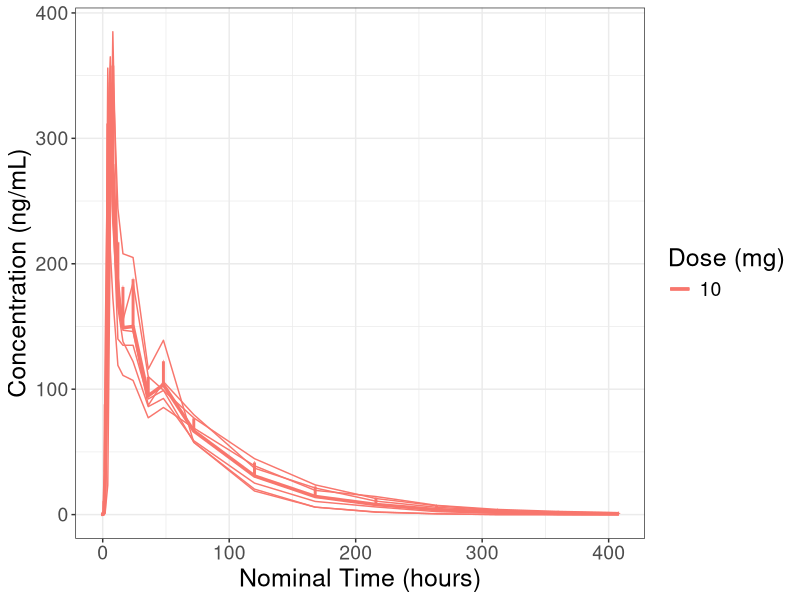
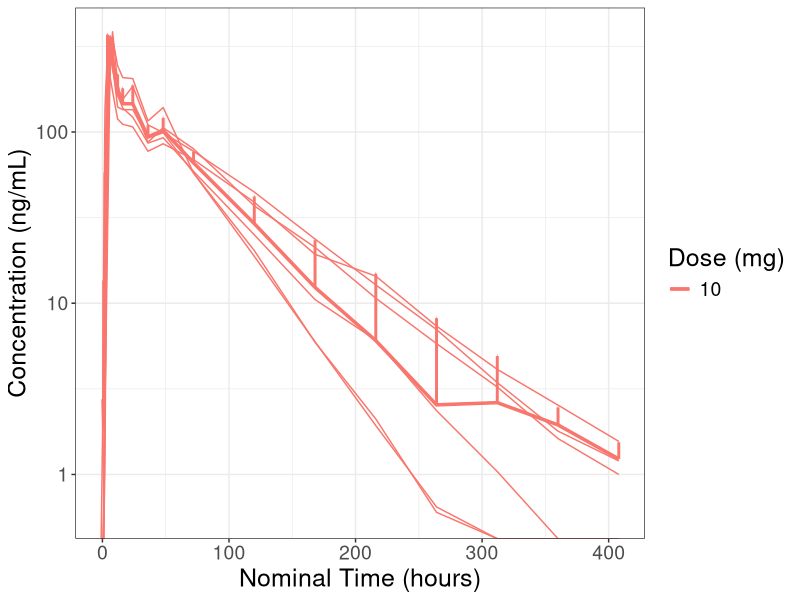
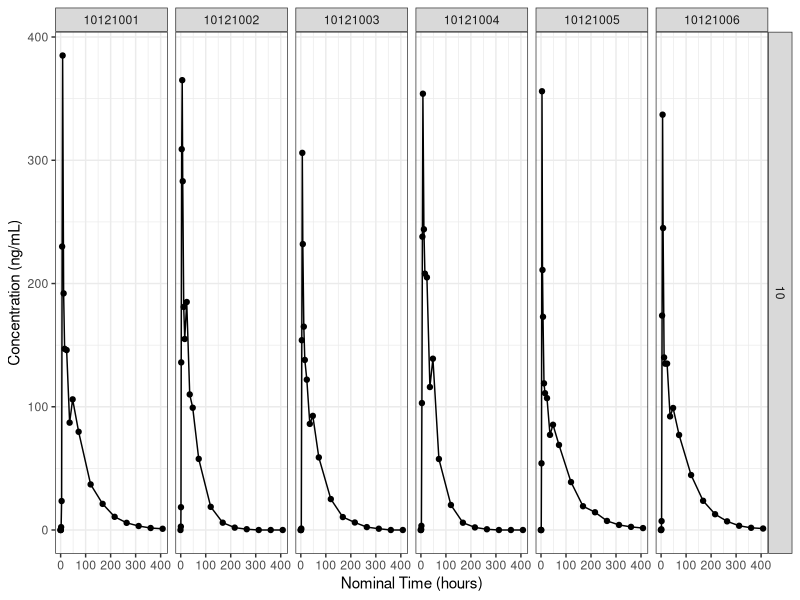
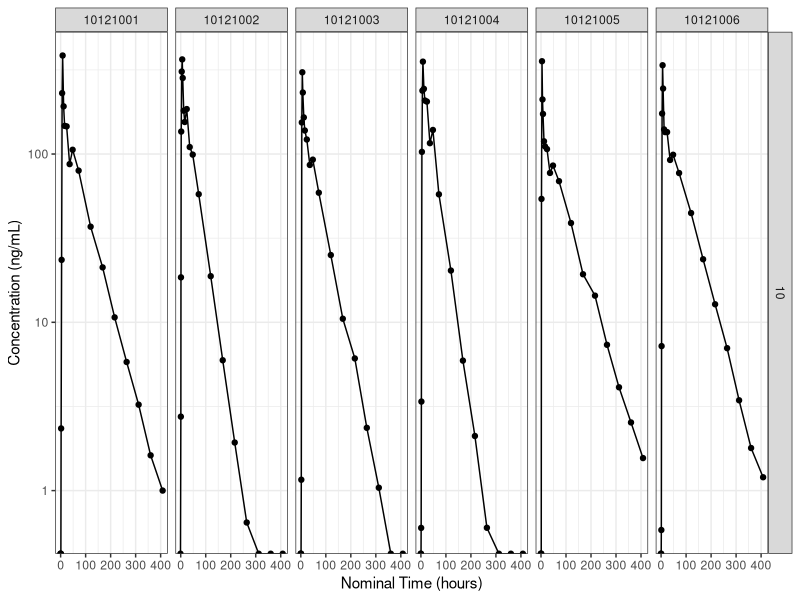

Source code (R) for these figures, in order:
## ---- chunk 1
knitr::opts_chunk$set(echo = TRUE, warning = FALSE, message = FALSE)

######  Set up

rm(list = ls())

# library
library(tidyverse)
library(magrittr)
library(gridExtra)
library(Hmisc)

# load data
getwd()



# final parameter file from NCA
a1 <- read.csv("Final_Parameters_Pivoted.csv",header = TRUE,stringsAsFactors = FALSE)

# concentration data
c1 <- read.csv("PKconc.csv", header = TRUE, stringsAsFactors = FALSE)

# aesthetics for plotting
size<- theme(axis.title.x=element_text(size=18), 
             axis.text.x=element_text(size=14), 
             axis.title.y=element_text(size=18),
             axis.text.y=element_text(size=14), 
             legend.text=element_text(size=14),
             legend.title=element_text(size=18),
             plot.title=element_text(size=18),
             strip.text.x=element_text(size=18),
             strip.text.y=element_text(size=18))

## ---- chunk 2
p1<-ggplot(data=c1,
           aes(x=TPTNOM,y=CONC, group=interaction(as.character(SUBJECT),as.character(DOSE)),color=as.character(DOSE)))+
  
  # individual lines, to remove comment out geom_line()+ with # in front
  geom_line()+
  
  # mean and + SD lines
  stat_summary(aes(group=as.character(DOSE), color=as.character((DOSE))),fun=mean,geom="line",size=1.2)+
  stat_summary(aes(group=as.character(DOSE), color=as.character((DOSE))),fun.min=mean,fun.max=function(x) mean(x) + sd(x),geom="errorbar",size=1)+
  
  # labeling of axes and legend
  labs(x="Nominal Time (hours)",
       y="Concentration (ng/mL)",
       color="Dose (mg)")+
  # additional aesthetics
  theme_bw()+
  size

p1

## ---- chunk 3

p1log<-p1+scale_y_continuous(trans='log10')
p1log

## ---- chunk 4
p1a<-ggplot(data=c1,
            aes(x=TPTNOM,y=CONC))+
  geom_line()+
  geom_point()+
  
  # Dose on the right banner, subject ID on the top banner
  facet_grid(as.character(DOSE)~as.character(SUBJECT))+
  labs(x="Nominal Time (hours)",
       y="Concentration (ng/mL)")+
  theme_bw()
p1a

## ---- chunk 5
p1alog<-p1a+scale_y_continuous(trans='log10')
p1alog

## ---- chunk 6
library(tidyr)
library(knitr)

# Functions
# n count
n3 = function(x){
  (length(x)) - (sum(is.na(x)))
}

# Geometric mean
gm_mean<-function(x,na.rm=T){
  a <- mean(log(x[x>0]),na.rm=T)
  exp(a)
}

# Geometric CV%
geocv<-function(x, na.rm = TRUE){
  sdlog <- sd(log(x[x > 0]), na.rm = na.rm)
  geosd <- exp(sdlog)
  100*(sqrt(exp(log(geosd)^2)-1))
}

# Rename and select PK parameters to report
# Currently does not include dose normalized Cmax of AUC, to add in subsequent cohorts.
pk1<-a1 %>% mutate("Cmax (ng/mL)" = Cmax,
                   "tmax (h)" = tmax,
                   "tlag (h)" = Tlag,
                   "AUCtlast (ng*h/mL)" = AUC0_tlast,
                   "AUCinf (ng*h/mL)" = AUC0_inf,
                   "AUC%extrap (%)"=AUC_.Extrap_obs,
                   "t1/2 (h)" = t1_2,
                   "lambda_z (1/h)" = Lambda_z,
                   "CL/F (L/h)" = CL_F,
                   "Vz/F (L)" = Vz_F) %>% 
  select(DOSE, SUBJECT,"Cmax (ng/mL)", "tmax (h)", "tlag (h)",
         "AUCtlast (ng*h/mL)", "AUCinf (ng*h/mL)", "AUC%extrap (%)", 
         "t1/2 (h)", "lambda_z (1/h)", "CL/F (L/h)", "Vz/F (L)")


# make the table longer by placing parameters on one column and values on another
pksum<-pivot_longer(data=pk1,
                    cols= "Cmax (ng/mL)":"Vz/F (L)",
                    names_to="Parameter",
                    values_to="Value",
                    values_drop_na=TRUE)


# summarize by parameter and dose
pksum1<-pksum %>% 
  group_by(DOSE, Parameter)%>% 
  #group_by(Parameter) %>% 
  summarise_at(vars( Value), #"Cmax (ng/mL)":"Vz/F (L)"),
            list(Mean = mean,
                 Stdev = sd,
                 Min = min,
                 Median = median,
                 Max = max,
                 Gmean = gm_mean,
                 "Gcv%" = geocv)) %>% 
  rename("Dose (mg)" = DOSE) %>% 
  arrange(Parameter)

# ensures no conversion to scientific notation and 3 digits after decimal
options(scipen = 999, digits=3)

# output as a table in the report
kable(pksum1)


## ---- chunk 7

  (27300-350.500)/350.500

## ---- chunk 8

  (121000-12981.297)/12981.297
